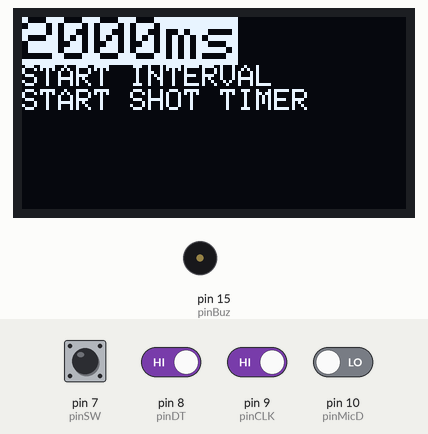
A sketch run on a simulated Arduino Uno, built with avr-gcc and run on an emulated ATmega328P. Shown: 128×64 one-colour display, buzzer (waves = sounding). The inputs (shaded band) are chosen by the test bench; at power-on: pin 7 (pinSW), pin 8 (pinDT), pin 9 (pinCLK) HIGH, pin 10 (pinMicD) LOW. The display library's start-up logo is not drawn.

Above: at 2.2 s.
2.3 s: pin 8 (pinDT) driven LOW and pin 9 (pinCLK) driven LOW
At 3.1 s:
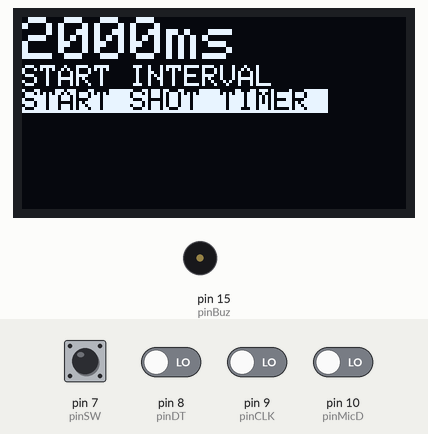
4.2 s: pin 7 (pinSW) pulled LOW for 1 s
At 7.9 s:
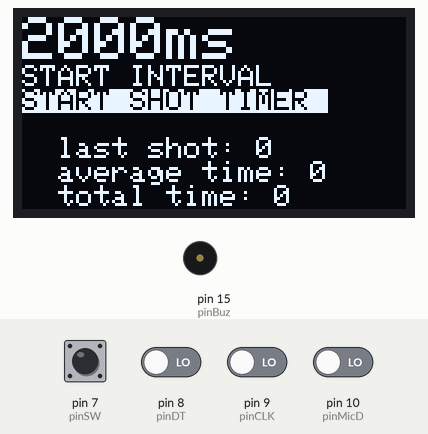
8.2 s: pin 8 (pinDT) driven HIGH
At 10.0 s:
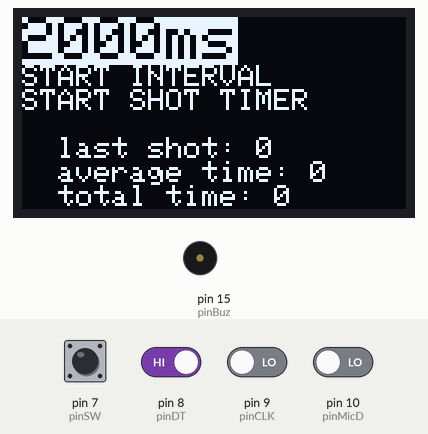
10.3 s: pin 10 (pinMicD) driven HIGH
At 10.75 s:
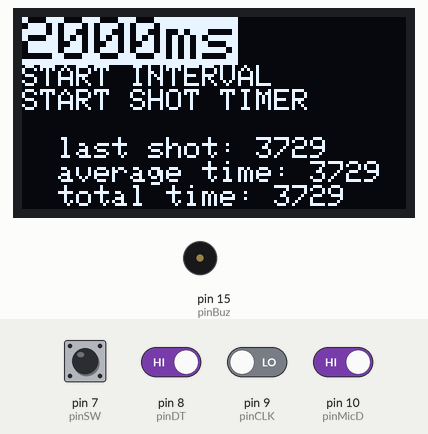
12.1 s: pin 9 (pinCLK) driven HIGH
At 12.83 s:
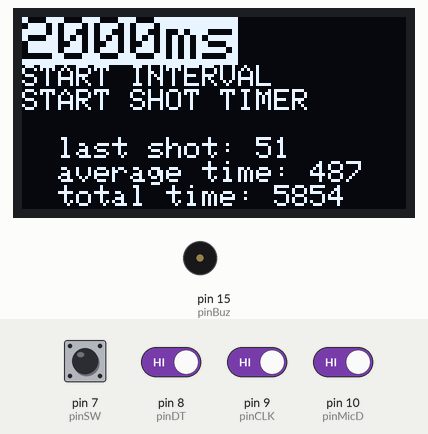
14.0 s: pin 7 (pinSW) pulled LOW for 0.15 s
At 14.65 s:
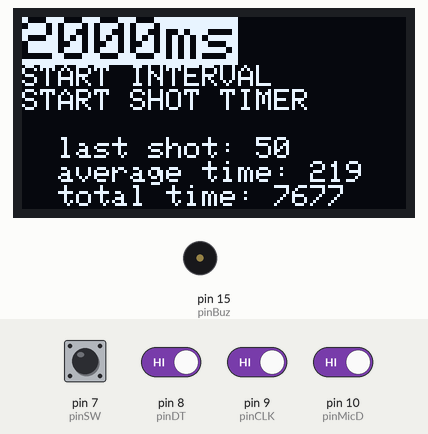
Timing chart, 0 to 15.7 s (numbered marks = the images above; inputs shaded):
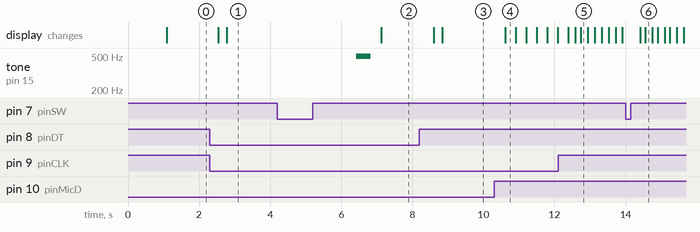

Measured:
- after the input at 2.3 s, the display: first changes after 0.24 s (image 1 shows a later state)
- after the input at 4.2 s, tone on pin 15 (pinBuz): silent → 495 Hz after 2.2 s, → silent 0.40 s later; the display: changes after 2.9 s (image 2)
- after the input at 8.2 s, the display: first changes after 0.40 s (image 3 shows a later state)
- after the input at 10.3 s, the display: changes after 0.31 s (image 4)

The sketch:

buzzer.ino
```cpp
#define pinBuz  15  // active buzzer
#define pinMicD 10  // digital microphone pin. Goes high when detects loud noise
#define pinCLK  9   // CLK pin on rotary encoder
#define pinDT   8   // DT pin on rotary encoder
#define pinSW   7   // rotary encoder momentary button

#include <Wire.h>             // used to run the OLED through I2C
#include <Adafruit_GFX.h>     // used for text
#include <Adafruit_SSD1306.h> // used to control the OLED

// Construct display, 128x64, using i2c bus, using Arduino reset pin
Adafruit_SSD1306 display(128, 64, &Wire, -1);

// Timers to be used in various sync tasks.
unsigned long timeLastBuz;
unsigned long timeLastDispUpdate;
unsigned long timeLastShot;
unsigned long timeStarted;

// Counters
int timerInterval = 2000;
int numShots;
int deltaShot;
int totalTime;
int averageTime;
int selectedMenuItem;

// Menu states
bool bChangingInterval;
bool bCountingShots;

void setup() {
  Serial.begin(115200); // Not necessary, used for debugging and diagnostics
  display.begin(SSD1306_SWITCHCAPVCC, 0x3C);
  pinMode(pinBuz, OUTPUT);
  pinMode(pinMicD, INPUT);
  pinMode(pinCLK, INPUT);
  pinMode(pinDT, INPUT);
  pinMode(pinSW, INPUT_PULLUP);

  // Show adafruit logo on bootup
  display.display();
  delay(1000);
}

void loop() {
  handleRot();
  handleSW();
  countShots();
  drawMenu();

}

// Handles the rotary encoder
void handleRot() {
  int CLK = digitalRead(pinCLK);
  int DT = digitalRead(pinDT);

  // CLK is normally high. If it goes low, the encoder has moved in some direction.
  if (!CLK) {
    // Determine direction
    if (CLK == DT) {
      // Are we changing the menu or setting the time interval?
      if (bChangingInterval) {
        timerInterval = constrain(timerInterval + 100, 300, 5000);
      } else {
        selectedMenuItem ++;
      }
    } else {
      if (bChangingInterval) {
        timerInterval = constrain(timerInterval - 100, 300, 5000);
      } else {
        selectedMenuItem --;
      }
    }
    // There is probably a cheaper way to do this than invoke constrain
    selectedMenuItem = constrain(selectedMenuItem, 0, 2);
    // Short delay is necessary if you have a cheap encoder. Probably could be fixed with a small resistor.
    delay(200);
  }
}

// Handle the push button
void handleSW() {
  int SW = digitalRead(pinSW);

  // Button is normally pulled up. It goes low when pushed.
  // This is designed like a mini-statemachine. If the state is x then do y.
  if (!SW) {
    switch(selectedMenuItem) {
      case 0: // adjusting interval
        bChangingInterval = !bChangingInterval;
        break;
      case 1: // starting interval. This is saved from repeated hits by delay. Normally should be in its own state.
        delay(2000);
        ringBuzzer(400);
        delay(timerInterval);
        ringBuzzer(800);
        break;
      case 2: // starting shot timer
        if (bCountingShots) {
          bCountingShots = false;
        } else {
          delay(2000);
          ringBuzzer(400);
          numShots = 0;
          timeStarted = millis();
          timeLastShot = millis();
          bCountingShots = true;
        }
        break;
    }
    // Again, delay is only necessary because of the quality of my button.
    delay(300);
  }
}

// Reads microphone data. If mic goes high, then handle the shot.
void countShots() {
  if (bCountingShots) {
    int micData = digitalRead(pinMicD); // Sensitivity of the mic is adjusted using the pot on the breakout.

    // If mic detected a shot, pin went high
    if (micData) {
      numShots ++;
      deltaShot = millis() - timeLastShot;
      timeLastShot = millis();
      averageTime = (millis() - timeStarted) / numShots;
      delay(50); // This will not work with automatic fire
    }
  }
}

// Prints menu
void drawMenu() {
  // Update display 10x/sec
  if (millis() - timeLastDispUpdate > 100)  {

    display.clearDisplay();
    display.setCursor(0, 0);

    // This is a very round-about way of changing the color of text and background to make it look selected
    // Comparing the selected menu item to the index. If they are the same then text goes dark, background goes light.
    display.setTextColor(selectedMenuItem != 0, selectedMenuItem == 0);
    display.setTextSize(2);
    display.println(String(timerInterval) + "ms");


    // Draw menu
    display.setTextSize(1);
    display.setTextColor(selectedMenuItem != 1, selectedMenuItem == 1);
    display.println("START INTERVAL");
    display.setTextColor(selectedMenuItem != 2, selectedMenuItem == 2);
    display.println("START SHOT TIMER \n");

  if (bCountingShots) {
    display.setTextColor(1, 0);
    display.println("  last shot: " + String(deltaShot));
    display.println("  average time: " + String(averageTime));
    display.println("  total time: " + String(timeLastShot - timeStarted));
  }

    display.display();
    timeLastDispUpdate = millis();
  }
}

// Handle active buzzer. Frequency can be changed by changing delay between high and low cycle.
void ringBuzzer(int duration) {
  timeLastBuz = millis();
  while (millis() - timeLastBuz < duration) {
    digitalWrite(pinBuz, HIGH);
    delay(1);
    digitalWrite(pinBuz, LOW);
    delay(1);
  }
}
```
